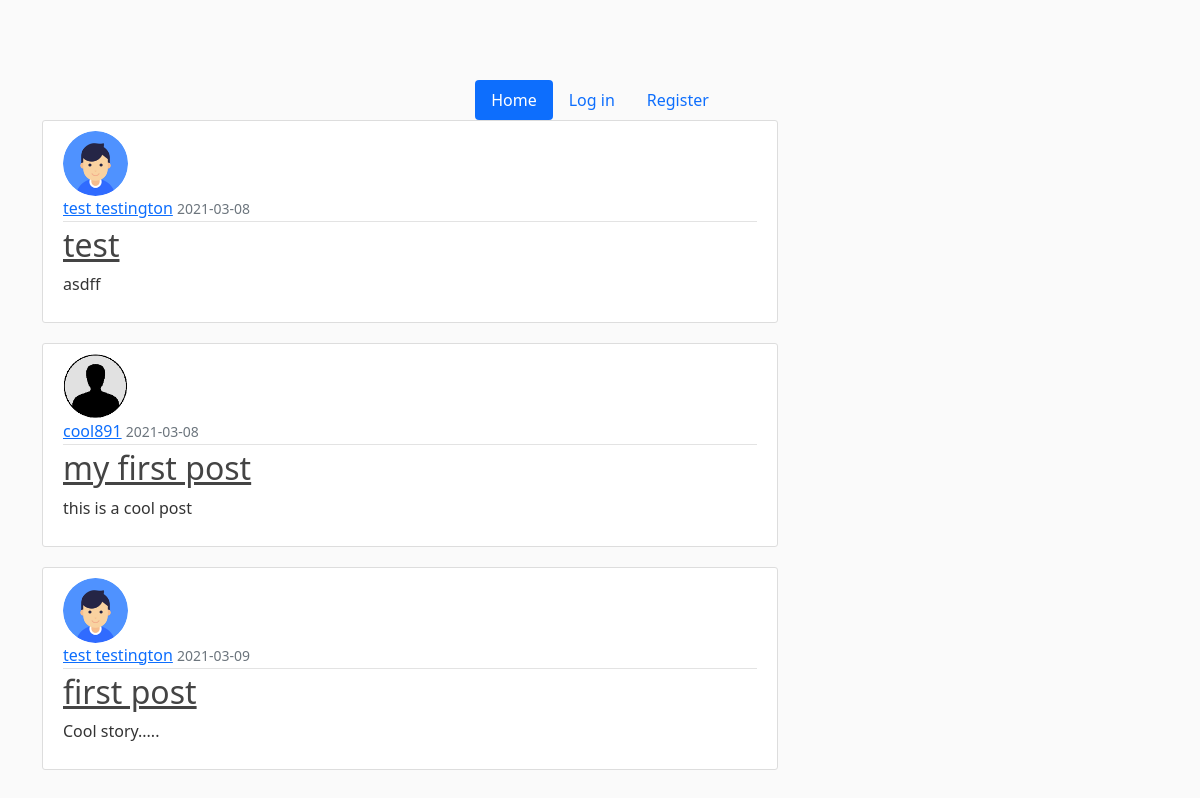
Page /home on the earlier database version.
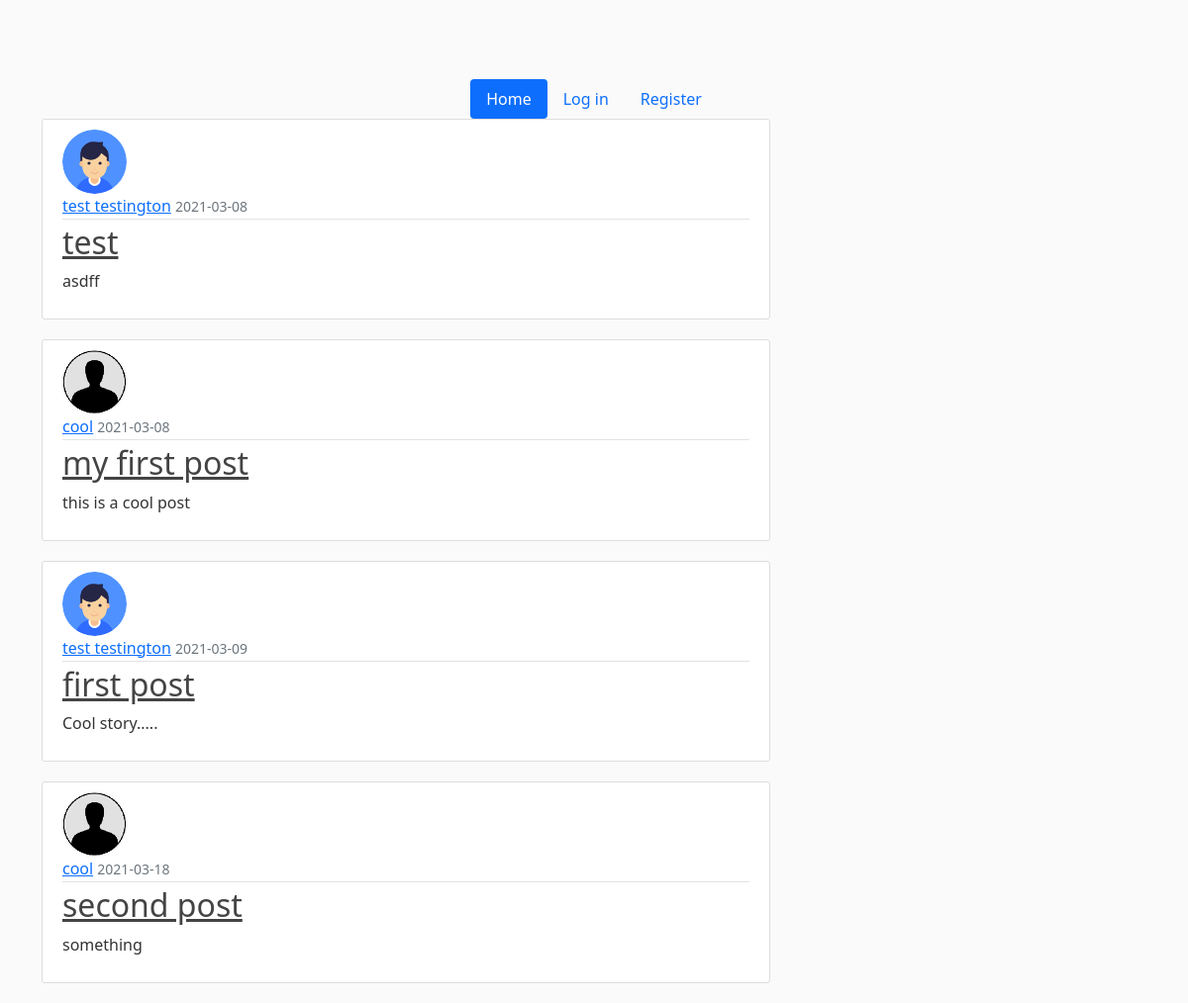
Same page on the later database version.
### flaskblog/models.py (models this page shows, shortened)
class Post(db.Model):
    id = db.Column(db.Integer, primary_key=True)
    title = db.Column(db.String(100),nullable=False)
    date_posted = db.Column(db.DateTime, nullable=False,default = datetime.utcnow())
    content = db.Column(db.Text, nullable=False)
    user_id = db.Column(db.Integer, db.ForeignKey('user.id'), nullable=False)

class User(db.Model, UserMixin):
    id = db.Column(db.Integer, primary_key=True)
    username = db.Column(db.String(20), unique=True, nullable=False)
    email = db.Column(db.String(120), unique=True, nullable=False)
    image_file = db.Column(db.String(20), nullable=False, default='default.jpg')
    password = db.Column(db.String(60), nullable=False)
    posts = db.relationship('Post', backref='author', lazy=True)

### flaskblog/routes.py (the view)
@app.route("/home")
def home():
    posts = Post.query.all()
    return render_template("home.html",posts=posts,title='home')

### flaskblog/templates/home.html
{% extends 'base.html' %}
{% block content %}
    {% for post in posts %}
        <article class="media content-section">
          <img class="rounded-circle article-img" src="{{url_for('static',filename='profile_pics/' + post.author.image_file)}}">
          <div class="media-body">
            <div class="article-metadata">
              <a class="mr-2" href="#">{{ post.author.username }}</a>
              <small class="text-muted">{{ post.date_posted.strftime('%Y-%m-%d') }}</small>
            </div>
            <h2><a class="article-title" href="{{ url_for('post',post_id=post.id)}}">{{ post.title }}</a></h2>
            <p class="article-content">{{ post.content }}</p>
          </div>
        </article>
    {% endfor %}
{% endblock content %}

### flaskblog/templates/base.html (shortened to what this page needs)
<!DOCTYPE html>
<html>
    <head>
        <link href="https://cdn.jsdelivr.net/npm/bootstrap@5.0.0-beta2/dist/css/bootstrap.min.css" rel="stylesheet">
        <link rel="stylesheet" type="text/css" href="{{url_for('static', filename='main.css')}}">
    </head>
    <body>
        <ul class="nav nav-pills justify-content-center">
            <li class="nav-item">
              <a class="nav-link active" href="/home">Home</a>
            </li>
          {% if current_user.is_authenticated %}
              <li class="nav-item">
                <a class="nav-link" href="/logout" tabindex="-1">Log out</a>
              </li>
              <li class="nav-item">
                <a class="nav-link" href="/post/new" >Create New Post</a>
              </li>
              <li class="nav-item">
                <a class="nav-link" href="/account" >Account</a>
              </li>
          {% else %}
            <li class="nav-item">
              <a class="nav-link" href="/login">Log in</a>
            </li>
            <li class="nav-item">
              <a class="nav-link" href="/register">Register</a>
            </li>
          {% endif %}
          </ul>
          <main role="main" class="container">
            <div class="row">
              <div class="col-md-8">
                {% block content %}{% endblock %}
              </div>
      </body>
</html>

### flaskblog/static/main.css (style rules this page uses)
body { background: #fafafa; color: #333333; margin-top: 5rem; }
h1, h2, h3, h4, h5, h6 { color: #444444; }
.content-section { background: #ffffff; padding: 10px 20px; border: 1px solid #dddddd; border-radius: 3px; margin-bottom: 20px; }
.article-title { color: #444444; }
.article-content { white-space: pre-line; }
.article-img { height: 65px; width: 65px; margin-right: 16px; }
.article-metadata { padding-bottom: 1px; margin-bottom: 4px; border-bottom: 1px solid #e3e3e3 }

Differences in the rows shown:
changed through a linked row, Post "my first post": author.username "cool891" → "cool"
added Post: image_file (picture), author.username "cool", date_posted "2021-03-18", title "second post", content "something"
